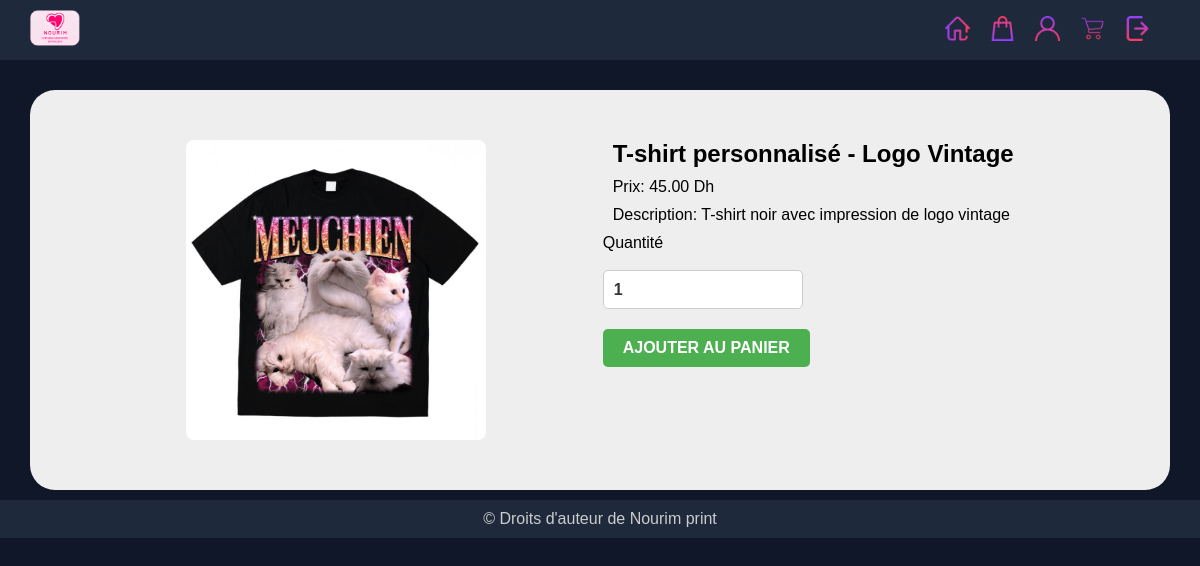
Screenshot of /produit_info.php?id=1 (signed in) with the database file from the repository.
### tables this page shows
CREATE TABLE `produits` (
  `product_id` int(11) NOT NULL,
  `user_id` int(11) NOT NULL,
  `nom_produit` varchar(255) NOT NULL,
  `description` text NOT NULL,
  `prix` decimal(10,2) NOT NULL,
  `photo` varchar(100) NOT NULL,
  `disponibilite` tinyint(1) NOT NULL DEFAULT 1
);

### produit_info.php (the view, shortened to what this page needs)
<?php
if (isset($_GET['id'])) {
    include("connect.php");
    $product_id = $_GET['id'];
    $stmt = $con->prepare("SELECT * FROM produits WHERE product_id = ?");
    $stmt->execute([$product_id]);
    $product = $stmt->fetch(PDO::FETCH_ASSOC);
} else {
    header("Location: error.php");
    exit;
}
?>
<!DOCTYPE html>
<html lang="fr">
<head>
    <link rel="stylesheet" href="produit_info.css">
</head>
<body>
    <?php
    echo "<nav>
            <a href='index.php'><img src='media/homepage/nourim.png' alt='logo' class='navlogo' width='50px'></a>
            <div>
            <div class='navbar-toggle' onclick='toggleNavbar()'>
                <div></div>
                <div></div>
                <div></div>
            </div>
            <ul id='navbar-links'> ";
    echo "
    <li><a href='index.php'><img src='media/homepage/home.png' alt='' width='25px' title='Home'></a></li>
    <li><a href='commande.php'><img src='media/homepage/commande.png' alt='' width='25px' title='Commande'></a></li>";
    echo "<li><a href='profil.php'><img src='media/homepage/user.png' alt='' width='25px' title='Profil'></a></li>";
    echo "<li><a href='panier.php'><img src='media/homepage/shopping-cart.png' alt='' width='25px' title='Shopping Cart'></a></li>";
    echo "<li><a href='logout.php'><img src='media/homepage/logout.png' alt='' width='25px' title='Logout'></a></li>";
    echo "</ul>
            </div>
            </nav>
            ";
    echo "<div class='main'>";
    if ($product) {
        echo "<section class='produit'>";
        echo "<img src='" . $product['photo'] . "' alt='" . $product['nom_produit'] . "'>";
        echo "<div class='det'>";
        echo "<h1 class='m' >" . $product['nom_produit'] . "</h1>";
        echo "<p class='m' >Prix: " . $product['prix'] . " Dh</p>";
        echo "<p class='m' >Description: " . $product['description'] . "</p>";
        echo "<form method='POST'>";
        echo "<label for='quantite'>Quantité</label><br>";
        echo "<select class='select-style' name='quantity'>";
        echo "<option value='1'>1</option>";
        echo "</select>";
        echo "<div>";
        echo "<button class='btn m-r' type='submit' name='add_to_cart'>Ajouter au panier</button>";
        echo "</div>";
        echo "</form>";
        echo "</div>";
        echo "</section>";
    } else {
        echo "Le produit demandé n'existe pas.";
    }
    echo "</div>";
    ?>
    <footer> &copy; Droits d'auteur de Nourim print </footer>
</body>
</html>

### produit_info.css (style rules this page uses)
* { margin: 0; padding: 0; box-sizing: border-box; }
body { background-color: #101728; color: white; font-family: Arial, sans-serif; overflow-x: hidden; }
nav { background-color: #1e293b; padding: 10px 30px; display: flex; align-items: center; justify-content: space-between; position: fixed; top: 0; width: 100%; z-index: 1000; }
.navlogo { width: 50px; }
#navbar-links { list-style-type: none; margin: 0; padding: 0; display: flex; justify-content: flex-end; align-items: center; }
#navbar-links li { margin-right: 20px; }
.main { margin-top: 90px; }
.produit { background-color: #eeeeee; padding: 40px; margin: 10px; display: flex; justify-content: space-evenly; flex-wrap: wrap; margin-left: 30px; margin-right: 30px; border-radius: 25px; }
.produit img { width: 300px; height: 300px; object-fit: cover; border-radius: 8px; margin-right: 20px; margin: 10px; }
.produit div { color: black; }
.produit div form { display: flex; justify-content: space-between; flex-direction: column; flex-wrap: wrap; }
.select-style { display: inline-block; width: 200px; padding: 10px; font-size: 16px; font-weight: bold; color: #333; border: 1px solid #ccc; border-radius: 5px; background-color: #fff; appearance: none; -webkit-appearance: none; -moz-appearance: none; }
form select { width: 150px; }
form div { display: flex; flex-wrap: wrap; }
.btn { display: inline-block; padding: 10px 20px; font-size: 16px; font-weight: bold; text-transform: uppercase; color: #fff; background-color: #4CAF50; border: none; border-radius: 5px; cursor: pointer; transition: background-color 0.3s ease; margin-top: 20px; }
.m-r { margin-right: 30px; }
.m { margin: 10px; }
footer { background-color: #1e293b; color: #ccc; text-align: center; padding: 10px; width: 100%; bottom: 0; }

### rows the page displays
produits: photo+nom_produit (picture), nom_produit "T-shirt personnalisé - Logo Vintage", prix "45.00", description "T-shirt noir avec impression de logo vintage"
